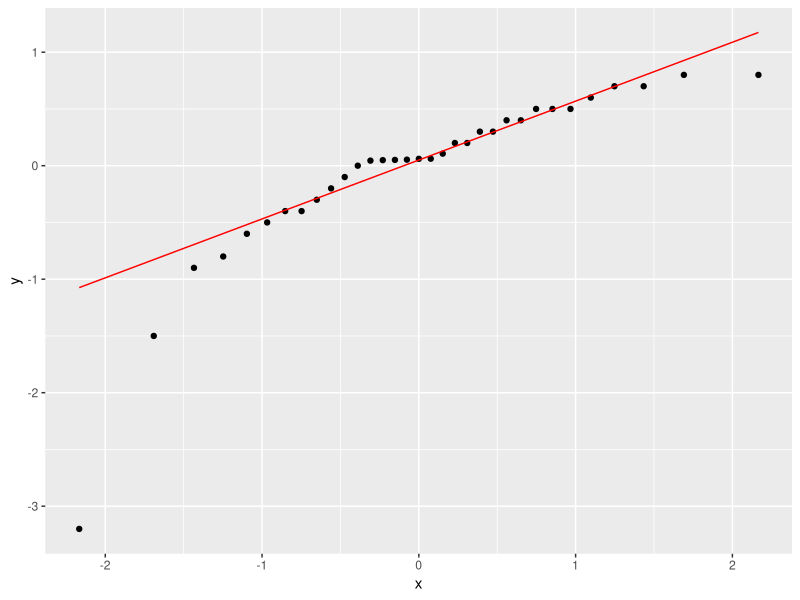

Reproduce this figure in R. (Note: this script raises an error after producing the figure.)
## ---- chunk 1
library(tidyverse); library(knitr); library(ggplot2); library(kableExtra); library(readxl); library(dplyr); library(flextable); library(pbkrtest); library(broom)
Resultatskjema <- read_excel("Resultatskjema.xlsx")
Resultatskjema.ITT <- read_excel("Resultatskjema_ITT.xlsx")

# analyse intention to treat TG
itt.gluk <- Resultatskjema.ITT %>%
  select(id, group, sex, time, `s-glukose`) %>%
  mutate(`s-glukose` = as.numeric(`s-glukose`, na.rm = TRUE)) %>%
  mutate(time = factor(time, levels = c("pre", "post"),
                       labels = c("Pre", "Post")),
         group = factor(group, levels = c("fls", "kon"),
                        labels = c("Intervensjon", "Kontroll"))) %>% 
  pivot_wider(names_from = time,
              values_from = `s-glukose`) %>%
  mutate(change.gluk.itt = Post - Pre) %>%
  mutate(change.gluk.itt.pros = ((Post - Pre) / Pre) * 100) %>%
  group_by(group) %>%
  drop_na() %>%
  print()

# sjekker normalfordelingen 
ggplot(itt.gluk, aes(sample = change.gluk.itt)) + stat_qq() + stat_qq_line(col = "red")

# analyse av endringsscore fra pre til post mellom gruppene
itt.gluk.lm <- lm(change.gluk.itt ~ group, data = itt.gluk)
summary(itt.gluk.lm)

# cohens d
cohensD(change.gluk.itt ~ group, dat = itt.gluk)

# sjekker for kovariat
itt.gluk.lm.co. <- lm(change.gluk.itt ~ group + sex + Pre, data = itt.gluk)
summary(itt.gluk.lm.co.)

itt.gluk.lm.co.pre <- lm(change.gluk.itt ~ group + Pre, data = itt.gluk)
summary(itt.gluk.lm.co.pre)

itt.gluk.lm.co.sex <- lm(change.gluk.itt ~ group + sex, data = itt.gluk)
summary(itt.gluk.lm.co.sex)

# lager et datasett med gjennomsnittsverdier av endring for bruk i graf
mean.itt.gluk <- itt.gluk %>%
  drop_na() %>%
  summarise(mean.gluk = mean(change.gluk.itt),
            sd.gluk = sd(change.gluk.itt)) %>%
  print()

# lager et datasett for bruk til individuelle verdier i graf (uten dropped out)
dropout.itt.gluk <- itt.gluk %>%
  filter(id != "tr031 10541") %>%
  filter(id != "tr031 13404") %>%
  filter(id != "tr031 11421") %>%
  filter(id != "tr031 004") %>%
  filter(id != "tr031 008") %>%
  filter(id != "tr031 001") %>%
  filter(id != "tr031 016") %>%
  drop_na() %>%
  print()

# lager graf
figur.gluk.itt <- mean.itt.gluk %>%
  ggplot(aes(group, mean.gluk, group = group)) + geom_boxplot(width = 0.3, fill = "white", colour = "black") + geom_errorbar(aes(ymin = mean.gluk - sd.gluk, ymax = mean.gluk + sd.gluk), width = 0.1) + theme_classic() + geom_point(data = dropout.itt.gluk, aes(group, change.gluk.itt), size = 2, alpha = 0.4) + labs(x = "Gruppe", y = "Endring i glukose (mmol/l)") + geom_hline(yintercept = 0, linetype = "solid", color = "black") + theme(axis.title = element_text(size = 11), axis.text.x = element_text(size = 10), axis.text.y = element_text(size = 10)) + ylim(-3.2, 1.1)

figur.gluk.itt
## ---- chunk 2
library(tidyverse); library(knitr); library(ggplot2); library(kableExtra); library(readxl); library(dplyr); library(flextable); library(pbkrtest); library(broom)
Resultatskjema <- read_excel("Resultatskjema.xlsx")

# analyse per protocl 1 treningsøkt per uke

# ordner et datasett for grafisk fremstilling med individuelle endringer fra pre til post i prosent og endringsscore for bruk i statistiske tester
pp.gluk <- Resultatskjema %>%
  select(id, sex, group, time, `s-glukose`) %>%
  mutate(`s-glukose` = as.numeric(`s-glukose`, na.rm = TRUE)) %>%
  filter(id != "tr031 012") %>% 
  filter(id != "tr031 013") %>% 
  filter(id != "tr031 010") %>% 
  filter(id != "tr031 007") %>% 
  mutate(time = factor(time, levels = c("pre", "post"),
                       labels = c("Pre", "Post")),
         group = factor(group, levels = c("fls", "kon"),
                        labels = c("Intervensjon", "Kontroll"))) %>% 
  pivot_wider(names_from = time,
              values_from = `s-glukose`) %>%
  mutate(change.gluk.pp = Post - Pre) %>%
  mutate(change.gluk.pp.pros = ((Post - Pre)/ Pre) * 100) %>%
  group_by(group) %>%
  drop_na() %>%
  print()

# sjekker normalfordelingen 
ggplot(pp.gluk, aes(sample = change.gluk.pp)) + stat_qq() + stat_qq_line(col = "red")

# analyse av endringsscore fra pre til post mellom gruppene
pp.gluk.lm <- lm(change.gluk.pp ~ group, data = pp.gluk)
summary(pp.gluk.lm)

# cohens d
cohensD(change.gluk.pp ~ group, dat = pp.gluk)

# sjekker for kovariat
pp.gluk.lm.co <- lm(change.gluk.pp ~ group + sex + Pre, data = pp.gluk)
summary(pp.gluk.lm.co)

pp.gluk.lm.co.pre <- lm(change.gluk.pp ~ group + Pre, data = pp.gluk)
summary(pp.gluk.lm.co.pre)

pp.gluk.lm.co.sex <- lm(change.gluk.pp ~ group + sex + Pre, data = pp.gluk)
summary(pp.gluk.lm.co.sex)

# lager et datasett med gjennomsnittsverdier av prosentvis endring for bruk i graf
mean.pp.gluk <- pp.gluk %>%
  summarise(mean.gluk.pp = mean(change.gluk.pp),
            sd.gluk.pp = sd(change.gluk.pp)) %>%
  print()

figur.gluk.pp <- mean.pp.gluk %>%
  ggplot(aes(group, mean.gluk.pp, group = group)) + geom_boxplot(width = 0.3, fill = "white", colour = "black") + geom_errorbar(aes(ymin = mean.gluk.pp - sd.gluk.pp, ymax = mean.gluk.pp + sd.gluk.pp), width = 0.1) + theme_classic() + geom_point(data = pp.gluk, aes(group, change.gluk.pp), size = 2, alpha = 0.4) + labs(x = "Gruppe", y = "Endring i glukose (mmol/l)") + geom_hline(yintercept = 0, linetype = "solid", color = "black") + theme(axis.title = element_text(size = 11), axis.text.x = element_text(size = 10), axis.text.y = element_text(size = 10)) + ylim(-3.2, 1.1)

figur.gluk.pp
## ---- chunk 3
library(tidyverse); library(knitr); library(ggplot2); library(kableExtra); library(readxl); library(dplyr); library(flextable); library(pbkrtest); library(broom); library(ggsignif)
Resultatskjema <- read_excel("Resultatskjema.xlsx")

# analyse per protocl 2 treningsøkter per uke

# ordner et datasett for grafisk fremstilling med individuelle endringer fra pre til post i prosent og endringsscore for bruk i statistiske tester
ppm.gluk <- Resultatskjema %>%
  select(id, sex, group, time, `s-glukose`) %>%
  mutate(`s-glukose` = as.numeric(`s-glukose`, na.rm = TRUE)) %>%
  # filtrerer ut irrelevante datapunkter
  filter(id != "tr031 012") %>% 
  filter(id != "tr031 013") %>% 
  filter(id != "tr031 010") %>% 
  filter(id != "tr031 007") %>% 
  filter(id != "tr031 002") %>% 
  filter(id != "tr031 006") %>% 
  filter(id != "tr031 009") %>% 
  filter(id != "tr031 013") %>% 
  filter(id != "tr031 012") %>%
  filter(id != "tr031 015") %>%
  filter(id != "tr031 014") %>%
  mutate(time = factor(time, levels = c("pre", "post"),
                       labels = c("Pre", "Post")),
         group = factor(group, levels = c("fls", "kon"),
                        labels = c("Intervensjon", "Kontroll"))) %>% 
  pivot_wider(names_from = time,
              values_from = `s-glukose`) %>%
  mutate(change.gluk.ppm = Post - Pre) %>%
  mutate(change.gluk.pros.ppm = ((Post - Pre)/ Pre) * 100) %>%
  group_by(group) %>%
  drop_na() %>%
  print()

# sjekker normalfordelingen 
ggplot(ppm.gluk, aes(sample = change.gluk.ppm)) + stat_qq() + stat_qq_line(col = "red")

# analyse av endringsscore fra pre til post mellom gruppene
ppm.gluk.lm <- lm(change.gluk.ppm ~ group, data = ppm.gluk)
summary(ppm.gluk.lm)

# cohens d
cohensD(change.gluk.ppm ~ group, dat = ppm.gluk)

# sjekker for kovariat
ppm.gluk.lm.co <- lm(change.gluk.ppm ~ group + sex + Pre, data = ppm.gluk)
summary(ppm.gluk.lm.co)

ppm.gluk.lm.co.pre <- lm(change.gluk.ppm ~ group + Pre, data = ppm.gluk)
summary(ppm.gluk.lm.co.pre)

ppm.gluk.lm.co.sex <- lm(change.gluk.ppm ~ group + sex + Pre, data = ppm.gluk)
summary(ppm.gluk.lm.co.sex)

# lager et datasett med gjennomsnittsverdier av prosentvis endring for bruk i graf
mean.ppm.gluk <- ppm.gluk %>%
  summarise(mean.gluk.ppm = mean(change.gluk.ppm),
            sd.gluk.ppm = sd(change.gluk.ppm)) %>%
  print()

figur.gluk.ppm <- mean.ppm.gluk %>%
  ggplot(aes(group, mean.gluk.ppm, group = group)) + geom_boxplot(width = 0.3, fill = "white", colour = "black") + geom_errorbar(aes(ymin = mean.gluk.ppm - sd.gluk.ppm, ymax = mean.gluk.ppm + sd.gluk.ppm), width = 0.1) + theme_classic() + geom_point(data = ppm.gluk, aes(group, change.gluk.ppm), size = 2, alpha = 0.4) + labs(x = "Gruppe", y = "Endring i glukose (mmol/l)") + geom_hline(yintercept = 0, linetype = "solid", color = "black") + theme(axis.title = element_text(size = 11), axis.text.x = element_text(size = 10), axis.text.y = element_text(size = 10)) + ylim(-3.2, 1.1)

figur.gluk.ppm
